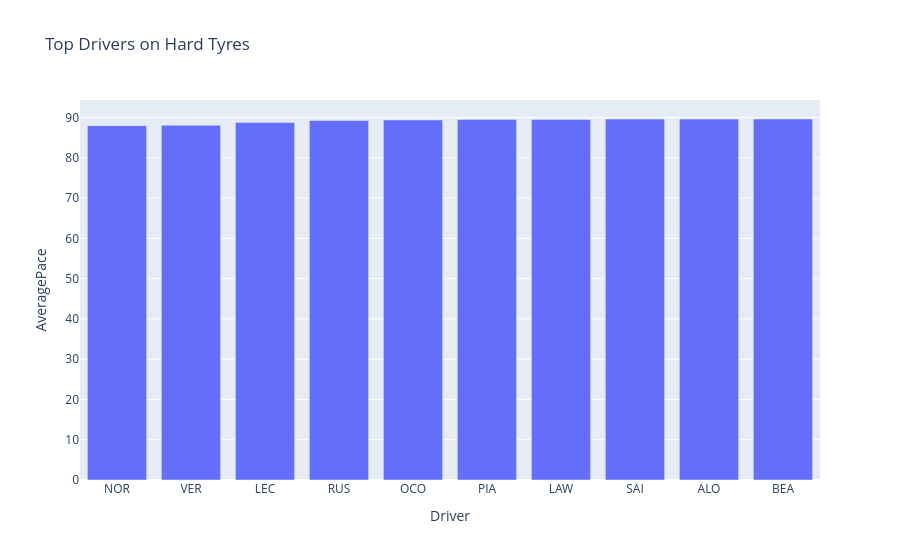

Source (notebook cell):
### Code cell
fig = px.bar(
    hard_driver_avg.head(10),
    x='Driver',
    y='AveragePace',
    title='Top Drivers on Hard Tyres'
)

fig.show()

### Figure 1 — Plotly figure (JSON) as saved in the notebook; plotly's stock layout.template omitted (floating-point values rounded to 4 significant figures)
{"data": [{"hovertemplate": "Driver=%{x}<br>AveragePace=%{y}<extra></extra>", "legendgroup": "", "marker": {"color": "#636efa", "pattern": {"shape": ""}}, "name": "", "orientation": "v", "showlegend": false, "textposition": "auto", "type": "bar", "x": ["NOR", "VER", "LEC", "RUS", "OCO", "PIA", "LAW", "SAI", "ALO", "BEA"], "xaxis": "x", "y": [88.0, 88.09, 88.76, 89.27, 89.41, 89.5, 89.53, 89.62, 89.62, 89.64], "yaxis": "y"}], "layout": {"barmode": "relative", "legend": {"tracegroupgap": 0}, "title": {"text": "Top Drivers on Hard Tyres"}, "xaxis": {"anchor": "y", "domain": [0, 1], "title": {"text": "Driver"}}, "yaxis": {"anchor": "x", "domain": [0, 1], "title": {"text": "AveragePace"}}}}
